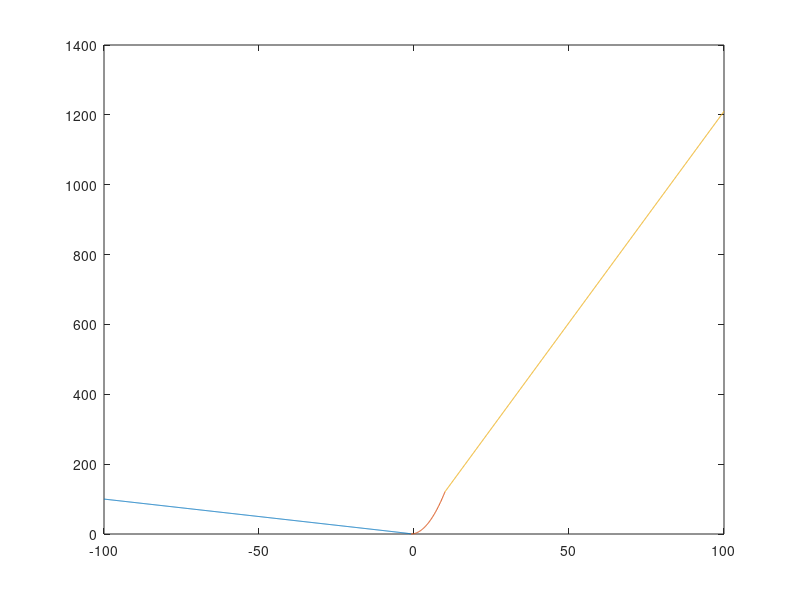

Write MATLAB code to recreate this figure.
a = -100:1/8:-1;
b = -1:1/8:10;
c = 10:1/8:100;

f = sqrt(a.^2 - 1);
g = b.^2 + 2*b + 1;
h = (121/10)*c;

plot(a, f, b, g, c, h);
